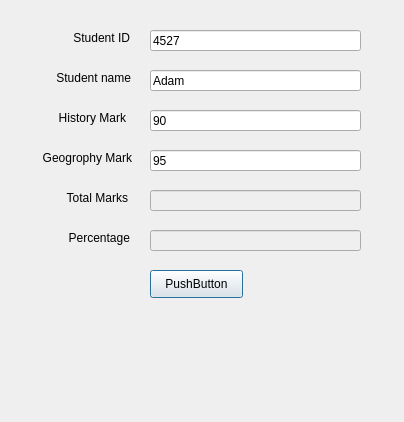
<?xml version="1.0" encoding="UTF-8"?>
<ui version="4.0">
 <class>Dialog</class>
 <widget class="QDialog" name="Dialog">
  <property name="geometry">
   <rect>
    <x>0</x>
    <y>0</y>
    <width>404</width>
    <height>422</height>
   </rect>
  </property>
  <property name="windowTitle">
   <string>Dialog</string>
  </property>
  <widget class="QPushButton" name="pushButton">
   <property name="geometry">
    <rect>
     <x>150</x>
     <y>270</y>
     <width>93</width>
     <height>28</height>
    </rect>
   </property>
   <property name="text">
    <string>PushButton</string>
   </property>
  </widget>
  <widget class="QLabel" name="labelResp">
   <property name="geometry">
    <rect>
     <x>30</x>
     <y>325</y>
     <width>331</width>
     <height>51</height>
    </rect>
   </property>
   <property name="text">
    <string/>
   </property>
   <property name="wordWrap">
    <bool>true</bool>
   </property>
  </widget>
  <widget class="QLabel" name="labelName">
   <property name="geometry">
    <rect>
     <x>30</x>
     <y>70</y>
     <width>101</width>
     <height>16</height>
    </rect>
   </property>
   <property name="text">
    <string>Student name</string>
   </property>
   <property name="alignment">
    <set>Qt::AlignRight|Qt::AlignTrailing|Qt::AlignVCenter</set>
   </property>
  </widget>
  <widget class="QLineEdit" name="lineEditName">
   <property name="geometry">
    <rect>
     <x>150</x>
     <y>70</y>
     <width>211</width>
     <height>21</height>
    </rect>
   </property>
   <property name="text">
    <string>Adam</string>
   </property>
  </widget>
  <widget class="QLabel" name="labelID">
   <property name="geometry">
    <rect>
     <x>50</x>
     <y>30</y>
     <width>80</width>
     <height>15</height>
    </rect>
   </property>
   <property name="text">
    <string>Student ID</string>
   </property>
   <property name="alignment">
    <set>Qt::AlignRight|Qt::AlignTrailing|Qt::AlignVCenter</set>
   </property>
  </widget>
  <widget class="QLineEdit" name="lineEditID">
   <property name="geometry">
    <rect>
     <x>150</x>
     <y>30</y>
     <width>211</width>
     <height>21</height>
    </rect>
   </property>
   <property name="text">
    <string>4527</string>
   </property>
  </widget>
  <widget class="QLabel" name="labelHistoryMark">
   <property name="geometry">
    <rect>
     <x>30</x>
     <y>110</y>
     <width>96</width>
     <height>15</height>
    </rect>
   </property>
   <property name="text">
    <string>History Mark</string>
   </property>
   <property name="alignment">
    <set>Qt::AlignRight|Qt::AlignTrailing|Qt::AlignVCenter</set>
   </property>
  </widget>
  <widget class="QLineEdit" name="lineEditGeogMark">
   <property name="geometry">
    <rect>
     <x>150</x>
     <y>150</y>
     <width>211</width>
     <height>21</height>
    </rect>
   </property>
   <property name="text">
    <string>95</string>
   </property>
  </widget>
  <widget class="QLabel" name="labelGeogMark">
   <property name="geometry">
    <rect>
     <x>20</x>
     <y>150</y>
     <width>112</width>
     <height>15</height>
    </rect>
   </property>
   <property name="text">
    <string>Geogrophy Mark</string>
   </property>
   <property name="alignment">
    <set>Qt::AlignRight|Qt::AlignTrailing|Qt::AlignVCenter</set>
   </property>
  </widget>
  <widget class="QLineEdit" name="lineEditHistoryMark">
   <property name="geometry">
    <rect>
     <x>150</x>
     <y>110</y>
     <width>211</width>
     <height>21</height>
    </rect>
   </property>
   <property name="text">
    <string>90</string>
   </property>
  </widget>
  <widget class="QLabel" name="labelHistoryMark_2">
   <property name="geometry">
    <rect>
     <x>40</x>
     <y>190</y>
     <width>88</width>
     <height>15</height>
    </rect>
   </property>
   <property name="text">
    <string>Total Marks</string>
   </property>
   <property name="alignment">
    <set>Qt::AlignRight|Qt::AlignTrailing|Qt::AlignVCenter</set>
   </property>
  </widget>
  <widget class="QLineEdit" name="lineEditPercentage">
   <property name="enabled">
    <bool>false</bool>
   </property>
   <property name="geometry">
    <rect>
     <x>150</x>
     <y>230</y>
     <width>211</width>
     <height>21</height>
    </rect>
   </property>
   <property name="text">
    <string/>
   </property>
   <property name="readOnly">
    <bool>true</bool>
   </property>
  </widget>
  <widget class="QLineEdit" name="lineEditTotalMarks">
   <property name="enabled">
    <bool>false</bool>
   </property>
   <property name="geometry">
    <rect>
     <x>150</x>
     <y>190</y>
     <width>211</width>
     <height>21</height>
    </rect>
   </property>
   <property name="text">
    <string/>
   </property>
   <property name="readOnly">
    <bool>false</bool>
   </property>
  </widget>
  <widget class="QLabel" name="labelGeogMark_2">
   <property name="geometry">
    <rect>
     <x>50</x>
     <y>230</y>
     <width>80</width>
     <height>15</height>
    </rect>
   </property>
   <property name="text">
    <string>Percentage</string>
   </property>
   <property name="alignment">
    <set>Qt::AlignRight|Qt::AlignTrailing|Qt::AlignVCenter</set>
   </property>
  </widget>
 </widget>
 <resources/>
 <connections/>
</ui>
